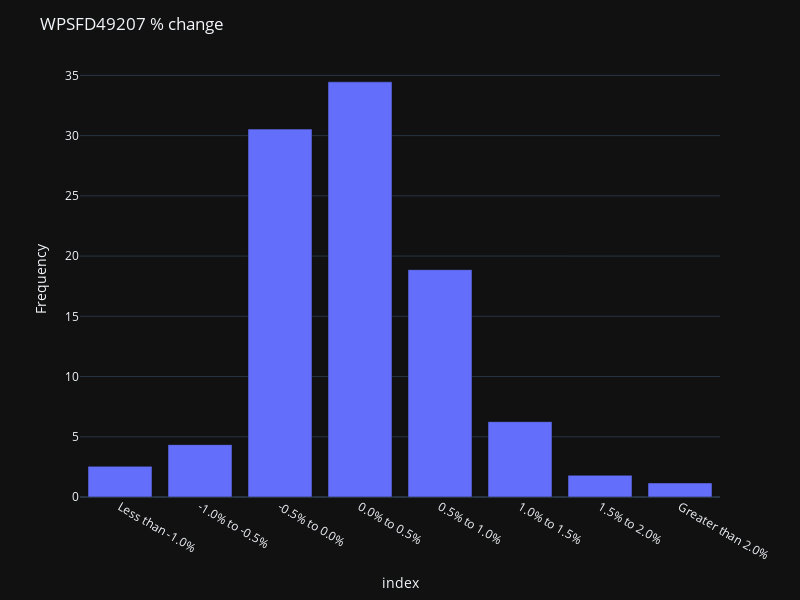

Here is the notebook cell this chart was saved with:
### Code cell
fig = px.bar(occurrence_frequencies, x=occurrence_frequencies.index, y='Probability %')

fig = px.bar(
    occurrence_frequencies,
    x=occurrence_frequencies.index,
    y='Probability %',
)

fig.update_layout(
    title=dict(text='WPSFD49207 % change'),
    width=800,
    height=600,
    yaxis=dict(title="Frequency"),
    hovermode="x unified",
    template="plotly_dark"
)

fig.show()

### Figure 1 — Plotly figure (JSON) as saved in the notebook; plotly's stock layout.template omitted (floating-point values rounded to 4 significant figures)
{"data": [{"hovertemplate": "index=%{x}<br>Probability %=%{y}<extra></extra>", "legendgroup": "", "marker": {"color": "#636efa", "pattern": {"shape": ""}}, "name": "", "orientation": "v", "showlegend": false, "textposition": "auto", "type": "bar", "x": ["Less than -1.0%", "-1.0% to -0.5%", "-0.5% to 0.0%", "0.0% to 0.5%", "0.5% to 1.0%", "1.0% to 1.5%", "1.5% to 2.0%", "Greater than 2.0%"], "xaxis": "x", "y": [2.545, 4.348, 30.54, 34.46, 18.88, 6.257, 1.803, 1.166], "yaxis": "y"}], "layout": {"barmode": "relative", "height": 600, "hovermode": "x unified", "legend": {"tracegroupgap": 0}, "margin": {"t": 60}, "title": {"text": "WPSFD49207 % change"}, "width": 800, "xaxis": {"anchor": "y", "domain": [0, 1], "title": {"text": "index"}}, "yaxis": {"anchor": "x", "domain": [0, 1], "title": {"text": "Frequency"}}}}
